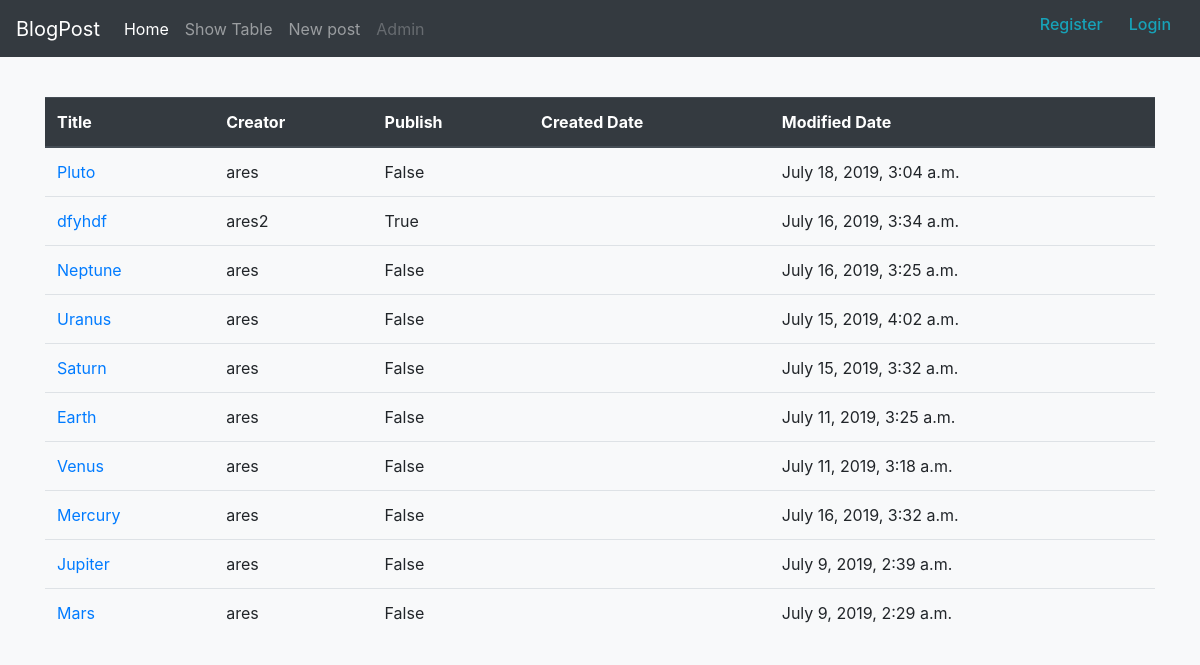
The page /index/table/ on the database its author committed.
### post/models.py (models this page shows, shortened)
class BaseModel(models.Model):
    created_date = models.DateTimeField(auto_now_add=True)
    modified_date = models.DateTimeField(auto_now=True)
    class Meta:
        abstract = True

class Post(BaseModel):
    TYPE_CHOICES = (("private", "Private"), ("public", "Public"))
    title = models.CharField(max_length=200, verbose_name="Post Title")
    description = models.TextField(help_text="Description")
    creator = models.ForeignKey(User, on_delete=models.PROTECT)
    image = models.ImageField(upload_to="post/images", null=True, blank=True)
    total_comments = models.IntegerField(default=0)
    type = models.CharField(max_length=10, choices=TYPE_CHOICES, default="public")
    is_published = models.BooleanField(null=False, blank=False, default=False)
    class Meta:
        ordering = ["-created_date", "-modified_date"]
        verbose_name = "BlogPost"

### post/views.py (the view)
# urls.py: path("table/", TableView.as_view(), name="table"),
class TableView(ListView):
    template_name = "table.html"
    model = Post

### post/templates/table.html
{% extends 'base.html' %}
  {% block content %}
<br />
<table class="table">
  <thead class="thead-dark">
     <tr>
       <th scope="col">Title</th>
       <th scope="col">Creator</th>
       <th scope="col">Publish</th>
       <th scope="col">Created Date</th>
       <th scope="col">Modified Date</th>
     </tr>
  </thead>
  <tbody>
    {% for obj in object_list %}
      <tr>
        <td><a href="{% url 'detail' obj.pk %}">{{obj.title}}</a></td>
        <td>{{obj.creator}}</td>
        <td>{{obj.is_published}}</td>
        <td>{{obj.published_date}}</td>
        <td>{{obj.modified_date}}</td>
      </tr>
    {%endfor%}
  </tbody>
  </table>
    {% endblock %}

### post/templates/base.html (shortened to what this page needs)
{% load static %}
{% load bootstrap4 %}
<!doctype html>
<html lang="en">
<head>
  <link rel="stylesheet" href="https://stackpath.bootstrapcdn.com/bootstrap/4.3.1/css/bootstrap.min.css">
</head>
<body class="bg-light">
        <div class="row">
            <div class="col md-12">
              <header>
                <nav class="navbar navbar-expand-xl navbar-dark bg-dark mb-3">
                  <a class="navbar-brand" href="#">BlogPost</a>
                  <div class="collapse navbar-collapse" id="navbarSupportedContent">
                    <ul class="navbar-nav mr-auto">
                      <li class="nav-item active">
                        <a class="nav-link" href="{% url 'list' %}">Home <span class="sr-only">(current)</span></a>
                      </li>
                      <li class="nav-item">
                        <a class="nav-link" href="{% url 'table' %}">Show Table</a>
                      </li>
                      <li class="nav-item">
                            <a class="nav-link" href="{% url 'post_new' %}">New post</a>
                      </li>
                      <li class="nav-item">
                        <a class="nav-link disabled" href="#">Admin</a>
                      </li>
                    </ul>
{% if not user.is_authenticated %}
<a href="{% url 'signup' %}" class="btn btn-default navbar-btn text-info"><h6 class="display-6 text-info ">Register</h6></a>
<a href="{% url 'login' %}" class="btn btn-default navbar-btn text-info"><h6 class="display-6 text-info ">Login</h6></a>
{% else %}
<a href="{% url 'logout' %}" class="btn btn-default navbar-btn text-info"><h6 class="display-6 text-info ">Logout</h6></a>
{% endif %}
                  </div>
                </nav>
              </header>
</div>
</div>
<div class="container" >
  {% block content %}
  {% endblock %}
</div>
</body>
</html>

### rows shown on the page
Post: title "Pluto", creator "ares", is_published "False", modified_date "July 18, 2019, 3:04 a.m."
Post: title "dfyhdf", creator "ares2", is_published "True", modified_date "July 16, 2019, 3:34 a.m."
Post: title "Neptune", creator "ares", is_published "False", modified_date "July 16, 2019, 3:25 a.m."
Post: title "Uranus", creator "ares", is_published "False", modified_date "July 15, 2019, 4:02 a.m."
Post: title "Saturn", creator "ares", is_published "False", modified_date "July 15, 2019, 3:32 a.m."
Post: title "Earth", creator "ares", is_published "False", modified_date "July 11, 2019, 3:25 a.m."
Post: title "Venus", creator "ares", is_published "False", modified_date "July 11, 2019, 3:18 a.m."
Post: title "Mercury", creator "ares", is_published "False", modified_date "July 16, 2019, 3:32 a.m."
Post: title "Jupiter", creator "ares", is_published "False", modified_date "July 9, 2019, 2:39 a.m."
Post: title "Mars", creator "ares", is_published "False", modified_date "July 9, 2019, 2:29 a.m."
